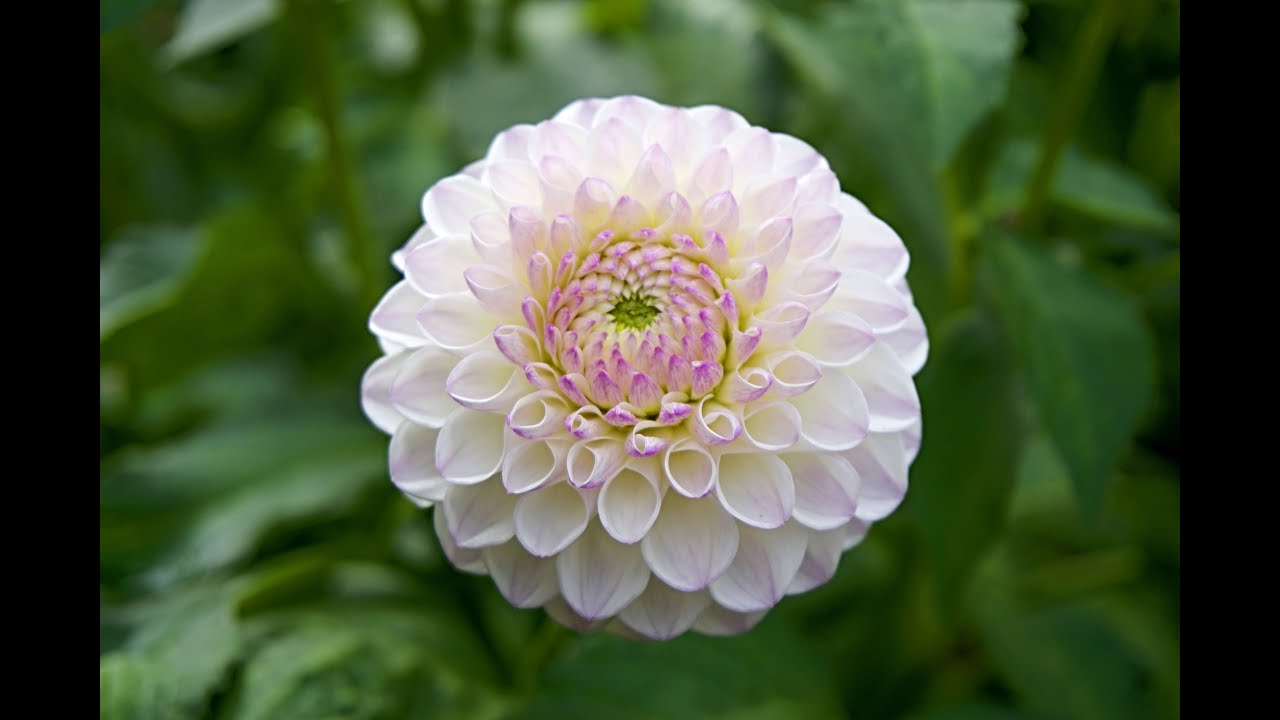
#> input picture ImageProcessing/flower.png, 1280 x 720 px
$ python Part1.py
#> lines starting #> are read from the running program, lines starting #| are printed output that depends on the picture
# Name:     Onur Onel
# StudenID: 0865803
# Email:    onuronel@trentu.ca
# Date:     02.13.2025
# Part1:    Image Processing & Gray-Scale Conversion

import matplotlib.pyplot
import numpy

myImage = matplotlib.pyplot.imread('flower.png') # Load the image as an array
#> myImage is the input picture: shape (720, 1280, 4) float32; mean R, G, B, A 0.305, 0.36, 0.244, 1

# Extract height and width
height=myImage.shape[0] # Number of rows
#> height = 720
width=myImage.shape[1]  # Number of columns
#> width = 1280

# Convert the image to grayscale, then invert it
for x in range(0, height-1):
   for y in range(0,width-1):
        rgbAverage = numpy.mean(myImage[x, y][:3]) # Compute the average of RGB
        myImage[x, y] = [rgbAverage,rgbAverage,rgbAverage,1] # Assign as inversed grayscale
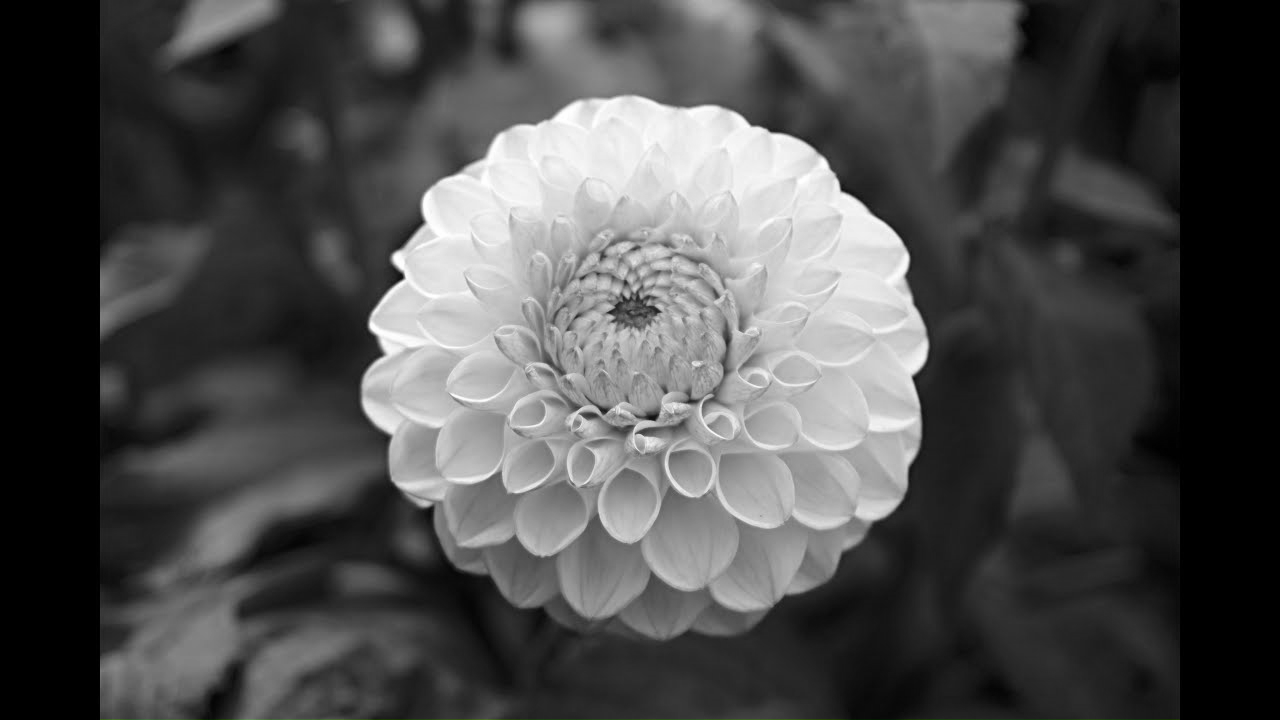
#> myImage: shape (720, 1280, 4) float32; mean R, G, B, A 0.303, 0.303, 0.303, 1

# Since human eyes not perceive RGB colors equally, luminance formula gives a more accurate grayscale image.
# Each luminance value is calculated by taking the weighted sum of the RGB values of the corresponding pixel.
# The standard luminance equation `Y = 0.299R + 0.587G + 0.114B`
# for x in range(0, height-1):
#    for y in range(0,width-1):
#         luminance = (0.299 * myImage[x, y][0]) + (0.587 * myImage[x,y][1]) + (0.114 * myImage[x, y][2])
#         myImage[x,y] = [luminance, luminance, luminance, myImage[x,y][3]]

# Display the grayscaled image
imgplot = matplotlib.pyplot.imshow(myImage)
matplotlib.pyplot.show()
